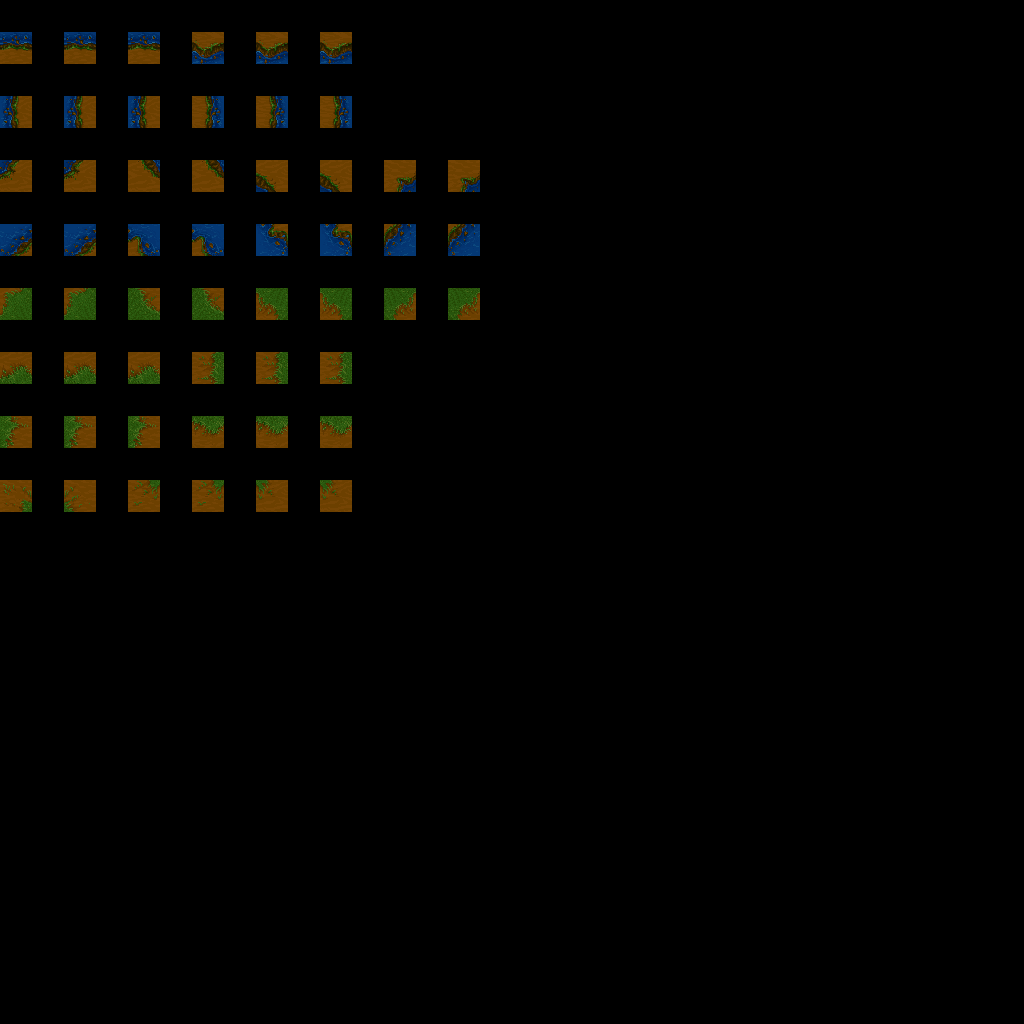

A level layout from a 2D game, rendered from its tile map. Below: a short description, then the map file with tile-grid data replaced by summaries:
An orthogonal 32x32 tile map with 32x32 px tiles, 6 tile layers (regions, input_Tiles, output_Collisions, output1_Tiles, ...).

<map version="1.0" orientation="orthogonal" renderorder="right-down" width="32" height="32" tilewidth="32" tileheight="32">
 <tileset firstgid="1" source="summertileset.tsx" />
 <layer name="regions" width="32" height="32">
  <data>[1024 cells, 54 non-empty, 54 distinct tile ids]</data>
 </layer>
 <layer name="input_Tiles" width="32" height="32">
  <data>[1024 cells, 54 non-empty, 54 distinct tile ids]</data>
 </layer>
 <layer name="output_Collisions" width="32" height="32">
  <data>[1024 cells, 0 non-empty, 0 distinct tile ids]</data>
 </layer>
 <layer name="output1_Tiles" width="32" height="32">
  <data>[1024 cells, 54 non-empty, 24 distinct tile ids]</data>
 </layer>
 <layer name="output2_Tiles" width="32" height="32">
  <data>[1024 cells, 54 non-empty, 24 distinct tile ids]</data>
 </layer>
 <layer name="output3_Tiles" width="32" height="32">
  <data>[1024 cells, 24 non-empty, 8 distinct tile ids]</data>
 </layer>
</map>